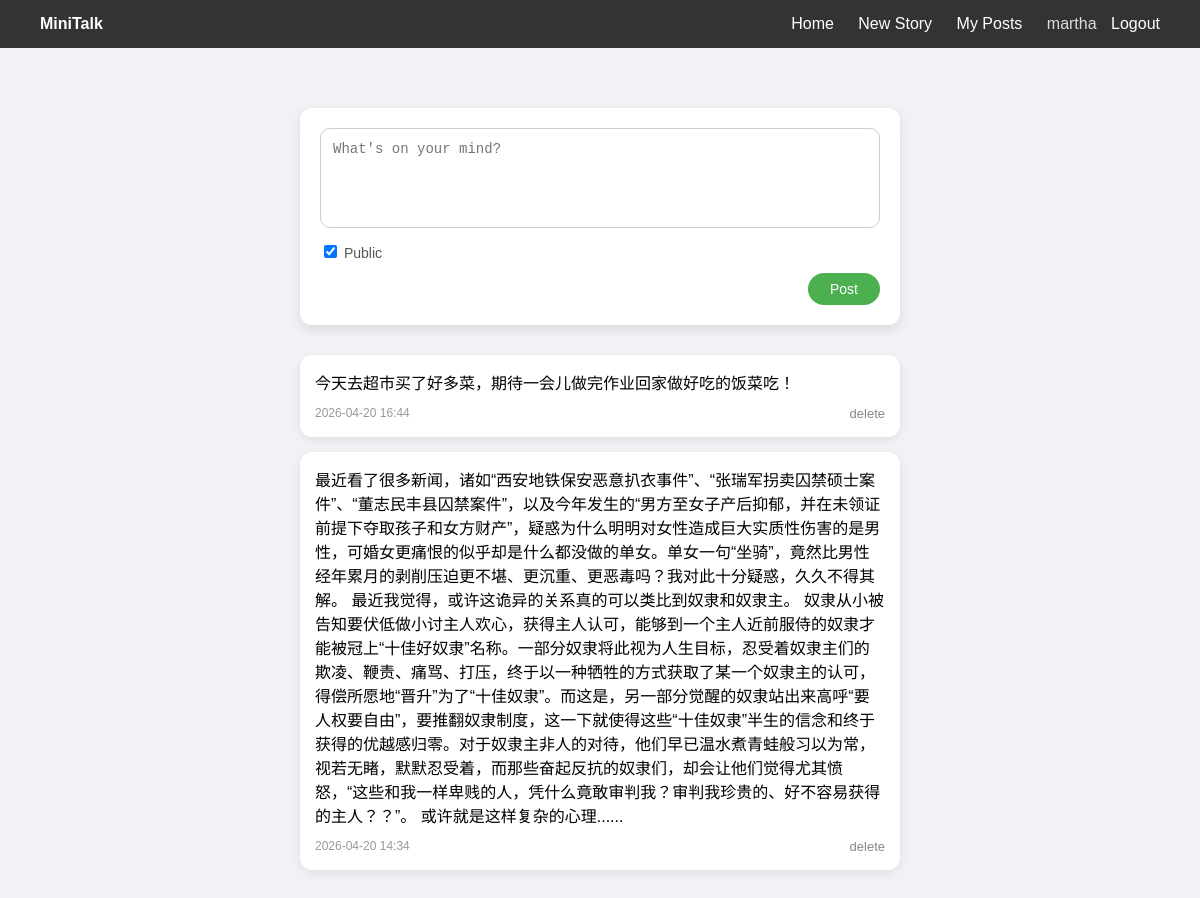
Page /create_post/ (signed in) on the earlier database version.
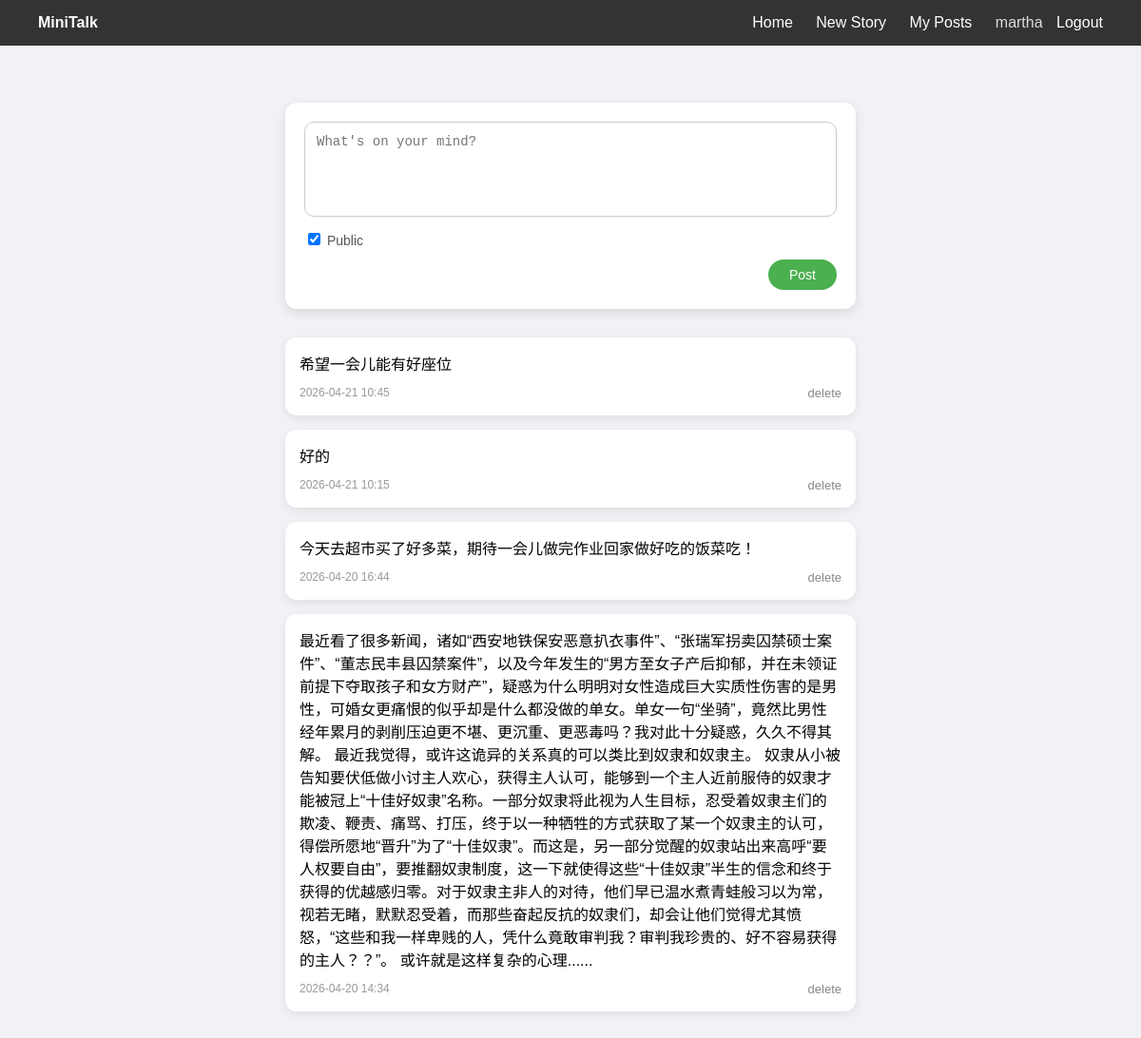
Same page on the later database version.
### mtapp/models.py (models this page shows)
class Post(models.Model):
    user = models.ForeignKey(User, on_delete=models.CASCADE, null=True, blank=True)
    content = models.TextField()
    created_at = models.DateTimeField(auto_now_add=True)
    is_public = models.BooleanField(default=True)

### mtapp/views.py (the view)
# urls.py: path("create_post/", views.create_post, name="create_post"),
@login_required
def create_post(request):
    if request.method == "POST":
        content = request.POST.get("content")
        is_public = request.POST.get("is_public") == "on"
        if content:
            Post.objects.create(user=request.user, content=content.strip(),is_public=is_public)
    posts = Post.objects.filter(user=request.user).order_by('-created_at')
    return render(request, "create_post.html", {"posts":posts})

### mtapp/templates/create_post.html (shortened to what this page needs)
<!DOCTYPE html>
<html lang="en">
<head>
</head>
<body>
    <div class="navbar">
        <div>
            <a href="{% url 'home' %}" style="color: white; text-decoration: none;">
                <strong>MiniTalk</strong>
            </a>
        </div>
        <div class="nav-links">
            <a href="{% url 'public_post' %}">Home</a>
            <a href="{% url 'create_post' %}">New Story</a>
            <a href="{% url 'post' %}">My Posts</a>
            {% if request.user.is_authenticated %}
                <span style="margin-left: 20px; color: #ddd;">
                    {{ request.user.username }}
                </span>
                <a href="{% url 'logout' %}" style="margin-left: 10px;">Logout</a>
            {% else %}
                <a href="{% url 'login' %}" style="margin-left: 20px;">Login</a>
            {% endif %}
        </div>
    </div>
    <div class="container">
        <div class="post-box">
            <form method="post" action="{% url 'create_post' %}">
                <textarea name="content" placeholder="What's on your mind?"></textarea>
                <div style="margin-top:10px; font-size:14px; color:#555;">
                    <label>
                        <input type="checkbox" name="is_public" checked>
                        Public
                    </label>
                </div>
                <div style="display:flex; justify-content:flex-end;">
                    <button class="btn" type="submit">Post</button>
                </div>
            </form>
        </div>
        {% for post in posts %}
            <div class="post">
                <p class="content">{{ post.content }}</p>
                <div class="post-footer">
                    <div class="time">
                        {{ post.created_at|date:"Y-m-d H:i" }}
                    </div>
                    <form method="post" action="{% url 'delete_post' post.id %}">
                        <button type="submit" class="delete-btn">delete</button>
                    </form>
                </div>
            </div>
        {% empty %}
            <p>No posts yet...</p>
        {% endfor %}
    </div>
</body>
</html>

Differences in the rows shown:
added Post: content "希望一会儿能有好座位", created_at "2026-04-21 10:45"
added Post: content "好的", created_at "2026-04-21 10:15"
